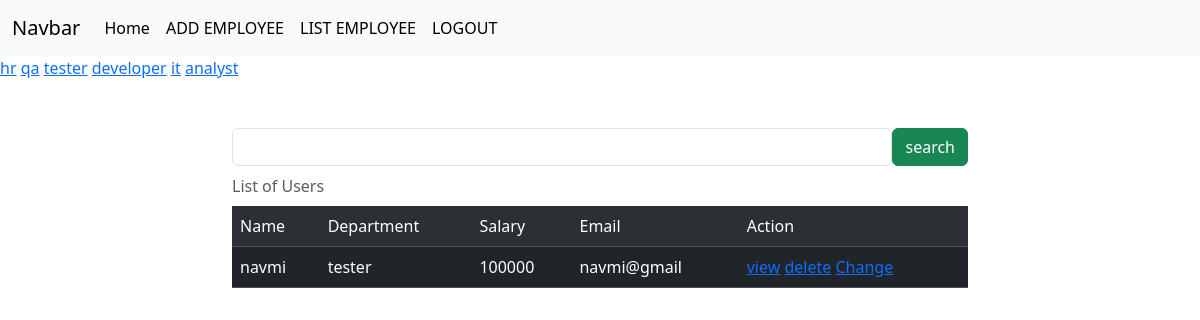
The page /employees/all/?department=tester (signed in) on the database its author committed.
### crm/models.py (models this page shows, shortened)
class Employees(models.Model):
    name=models.CharField(max_length=100)
    department=models.CharField(max_length=100)
    salary=models.PositiveIntegerField()
    email=models.EmailField(unique=True)
    age=models.PositiveIntegerField()
    contact=models.CharField(max_length=200,null=True)
    profile_pic=models.ImageField(upload_to="images",null=True)
    dob=models.DateField(null=True,blank=True)

### crm/views.py (the view, shortened to what this page needs)
# urls.py: path("employees/all/",views.EmployeeListView.as_view(),name="emp-all"),
@method_decorator(signin_required,name="dispatch")
class EmployeeListView(View):
    def get(self,request,*args,**kwargs):
            qs=Employees.objects.all()
            departments=Employees.objects.all().values_list("department",flat=True).distinct()
            print(departments)
            if "department" in request.GET:
                dept=request.GET.get("department")
                qs=qs.filter(department__iexact=dept)
            return render (request,"emp_list.html",{"data":qs,"departments":departments})

### crm/views.py (called while the page is built)
def signin_required(fn):                                             #decorat0rs
    def wrapper(request,*args,**kwargs):
        if not request.user.is_authenticated:
            messages.error(request,"invalid session")
            return redirect("signin")
        else:
            return fn(request,*args,**kwargs)
    return wrapper

### crm/templates/emp_list.html (shortened to what this page needs)
{%extends 'base.html'%}
{%block body_block%}
<div>
{%for dep in departments%}
    <a href="{%url 'emp-all'%}?department={{dep}}">{{dep}}</a>
{%endfor%}
</div>
<div class="container mt-5">
    <div class="row">
        <div class="col-2"></div>
        <div class="col-8">
            <form action="" method="post">
               <div class="d-flex">
                    <input type="text" name="box" class="form-control">
                    <button type="submit " class="btn btn-success">search</button>
               </div>
            </form>
        </div>
        <div class="col-2"></div>
    </div>
</div>
<div class="container">
    <div class="row">
        <div class="col-2"></div>
        <div class="col-8">
            <table class="table table-dark table-striped caption-top">
                <caption>List of Users</caption>
                <tr>
                    <td>Name</td>
                    <td>Department</td>
                    <td>Salary</td>
                    <td>Email</td>
                    <td>Action</td>
                </tr>
                {%for emp in data%}
                <tr>
                    <td>{{emp.name}}</td>
                    <td>{{emp.department}}</td>
                    <td>{{emp.salary}}</td>
                    <td>{{emp.email}}</td>
                    <td>
                        <a href="{%url 'emp-details' emp.id%}">view</a>
                        <a href="{%url 'emp-delete' emp.id%}">delete</a>
                        <a href="{%url 'emp-edit' emp.id%}">Change</a>
                    </td>
                </tr>
                {%endfor%}
            </table>
        </div>
        <div class="col-2"></div>
    </div>
</div>
{%endblock%}

### rows shown on the page
Employees: name "navmi", department "tester", salary "100000", email "navmi@gmail"

### other values the page prints
{{ dep }} "hr" "qa" "tester" "developer" "it" "analyst"
